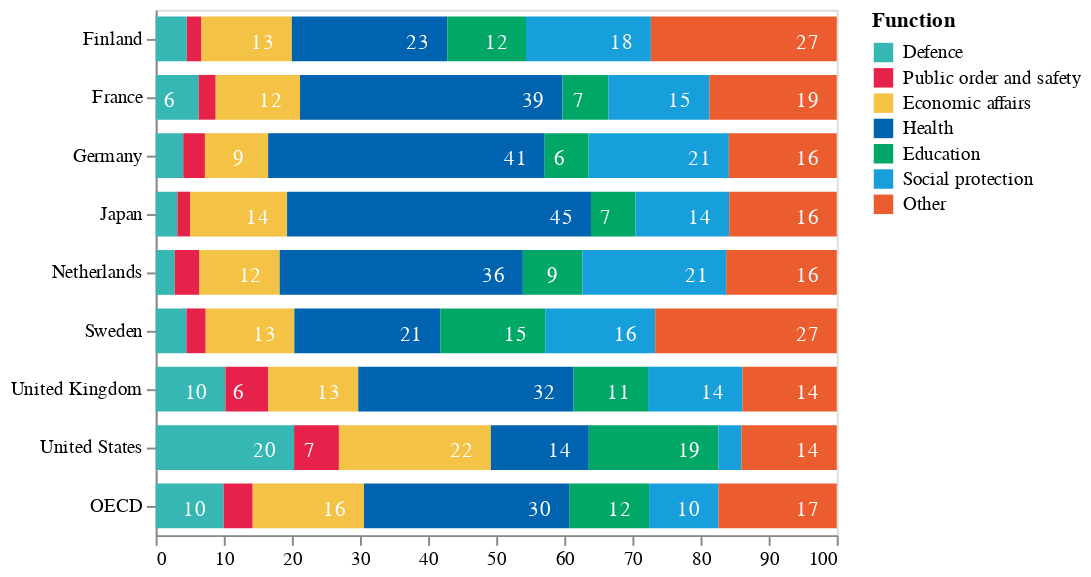

The cell this chart's notebook holds for it:
### Code cell
bars = (
    alt.Chart(df)
    .mark_bar(size=23)
    .encode(
        x=alt.X(
            "SAmmount:Q",
            stack="zero",
            axis=alt.Axis(grid=False, title=""),
            scale=alt.Scale(domain=[0, 100]),
        ),
        y=alt.Y("Country:N", sort=[], axis=alt.Axis(grid=False, title="")),
        color=alt.Color(
            "Function",
            scale=alt.Scale(domain=df["Function"].unique(), range=category_color),
        ),
        order="Country",
    )
)
text = (
    alt.Chart(df)
    .mark_text(dx=-15, dy=2, color="white")
    .encode(
        x=alt.X("SAmmount:Q", stack="zero"),
        y=alt.Y("Country:N", sort=[]),
        detail="Function:N",
        text=alt.Text("SAmmount:Q", format=".0f"),
        order="Country",
        color=alt.condition(
            datum.SAmmount < 6,
            alt.ColorValue(None),
            alt.ColorValue("white"),
        ),
    )
)

layer1 = (
    (bars + text)
    .properties(height=alt.Step(30))
    .transform_aggregate(SAmmount="sum(Ammount)", groupby=["Country", "Function"])
).configure_view(
    height=height,
    width=width - 150,
)
# layer1.save("visualisation/" + f + ".json")
layer1

### Figure 1 — Vega-Lite specification as saved in the notebook (floating-point values rounded to 4 significant figures)
{"config": {"view": {"continuousWidth": 400, "continuousHeight": 300, "height": 300, "width": 350}}, "layer": [{"mark": {"type": "bar", "size": 23}, "encoding": {"color": {"type": "nominal", "field": "Function", "scale": {"domain": ["Defence", "Public order and safety", "Economic affairs", "Health", "Education", "Social protection", "Other"], "range": ["#36B7B4", "#E6224B", "#F4C245", "#0063AF", "#00A767", "#179FDB", "#EB5C2E"]}}, "order": {"type": "nominal", "field": "Country"}, "x": {"type": "quantitative", "axis": {"grid": false, "title": ""}, "field": "SAmmount", "scale": {"domain": [0, 100]}, "stack": "zero"}, "y": {"type": "nominal", "axis": {"grid": false, "title": ""}, "field": "Country", "sort": []}}}, {"mark": {"type": "text", "color": "white", "dx": -15, "dy": 2}, "encoding": {"color": {"condition": {"value": null, "test": "(datum.SAmmount < 6)"}, "value": "white"}, "detail": {"type": "nominal", "field": "Function"}, "order": {"type": "nominal", "field": "Country"}, "text": {"type": "quantitative", "field": "SAmmount", "format": ".0f"}, "x": {"type": "quantitative", "field": "SAmmount", "stack": "zero"}, "y": {"type": "nominal", "field": "Country", "sort": []}}}], "data": {"name": "data-38cec76bd7d5e53a2f15965c9aa6bb78"}, "height": {"step": 30}, "transform": [{"aggregate": [{"op": "sum", "field": "Ammount", "as": "SAmmount"}], "groupby": ["Country", "Function"]}], "$schema": "https://vega.github.io/schema/vega-lite/v4.8.1.json", "datasets": {"data-38cec76bd7d5e53a2f15965c9aa6bb78": [{"Country": "Finland", "Function": "Defence", "Ammount": 4.568}, {"Country": "Finland", "Function": "Public order and safety", "Ammount": 2.151}, {"Country": "Finland", "Function": "Economic affairs", "Ammount": 13.27}, {"Country": "Finland", "Function": "Health", "Ammount": 22.83}, {"Country": "Finland", "Function": "Education", "Ammount": 11.56}, {"Country": "Finland", "Function": "Social protection", "Ammount": 18.33}, {"Country": "Finland", "Function": "Other", "Ammount": 27.3}, {"Country": "France", "Function": "Defence", "Ammount": 6.323}, {"Country": "France", "Function": "Public order and safety", "Ammount": 2.489}, {"Country": "France", "Function": "Economic affairs", "Ammount": 12.38}, {"Country": "France", "Function": "Health", "Ammount": 38.55}, {"Country": "France", "Function": "Education", "Ammount": 6.735}, {"Country": "France", "Function": "Social protection", "Ammount": 14.81}, {"Country": "France", "Function": "Other", "Ammount": 18.72}, {"Country": "Germany", "Function": "Defence", "Ammount": 4.048}, {"Country": "Germany", "Function": "Public order and safety", "Ammount": 3.182}, {"Country": "Germany", "Function": "Economic affairs", "Ammount": 9.28}, {"Country": "Germany", "Function": "Health", "Ammount": 40.61}, {"Country": "Germany", "Function": "Education", "Ammount": 6.454}, {"Country": "Germany", "Function": "Social protection", "Ammount": 20.58}, {"Country": "Germany", "Function": "Other", "Ammount": 15.85}, {"Country": "Japan", "Function": "Defence", "Ammount": 3.183}, {"Country": "Japan", "Function": "Public order and safety", "Ammount": 1.852}, {"Country": "Japan", "Function": "Economic affairs", "Ammount": 14.26}, {"Country": "Japan", "Function": "Health", "Ammount": 44.62}, {"Country": "Japan", "Function": "Education", "Ammount": 6.525}, {"Country": "Japan", "Function": "Social protection", "Ammount": 13.77}, {"Country": "Japan", "Function": "Other", "Ammount": 15.79}, {"Country": "Netherlands", "Function": "Defence", "Ammount": 2.793}, {"Country": "Netherlands", "Function": "Public order and safety", "Ammount": 3.632}, {"Country": "Netherlands", "Function": "Economic affairs", "Ammount": 11.78}, {"Country": "Netherlands", "Function": "Health", "Ammount": 35.7}, {"Country": "Netherlands", "Function": "Education", "Ammount": 8.746}, {"Country": "Netherlands", "Function": "Social protection", "Ammount": 21.11}, {"Country": "Netherlands", "Function": "Other", "Ammount": 16.24}, {"Country": "Sweden", "Function": "Defence", "Ammount": 4.519}, {"Country": "Sweden", "Function": "Public order and safety", "Ammount": 2.823}, {"Country": "Sweden", "Function": "Economic affairs", "Ammount": 13.02}, {"Country": "Sweden", "Function": "Health", "Ammount": 21.47}, {"Country": "Sweden", "Function": "Education", "Ammount": 15.37}, {"Country": "Sweden", "Function": "Social protection", "Ammount": 16.14}, {"Country": "Sweden", "Function": "Other", "Ammount": 26.66}, {"Country": "United Kingdom", "Function": "Defence", "Ammount": 10.24}, {"Country": "United Kingdom", "Function": "Public order and safety", "Ammount": 6.273}, {"Country": "United Kingdom", "Function": "Economic affairs", "Ammount": 13.23}, {"Country": "United Kingdom", "Function": "Health", "Ammount": 31.62}, {"Country": "United Kingdom", "Function": "Education", "Ammount": 10.94}, {"Country": "United Kingdom", "Function": "Social protection", "Ammount": 13.85}, {"Country": "United Kingdom", "Function": "Other", "Ammount": 13.86}, {"Country": "United States", "Function": "Defence", "Ammount": 20.32}, {"Country": "United States", "Function": "Public order and safety", "Ammount": 6.58}, {"Country": "United States", "Function": "Economic affairs", "Ammount": 22.31}, {"Country": "United States", "Function": "Health", "Ammount": 14.38}, {"Country": "United States", "Function": "Education", "Ammount": 19.04}, {"Country": "United States", "Function": "Social protection", "Ammount": 3.356}, {"Country": "United States", "Function": "Other", "Ammount": 14.01}, {"Country": "OECD", "Function": "Defence", "Ammount": 9.987}, {"Country": "OECD", "Function": "Public order and safety", "Ammount": 4.254}, {"Country": "OECD", "Function": "Economic affairs", "Ammount": 16.34}, {"Country": "OECD", "Function": "Health", "Ammount": 30.13}, {"Country": "OECD", "Function": "Education", "Ammount": 11.73}, {"Country": "OECD", "Function": "Social protection", "Ammount": 10.16}, {"Country": "OECD", "Function": "Other", "Ammount": 17.39}]}}
